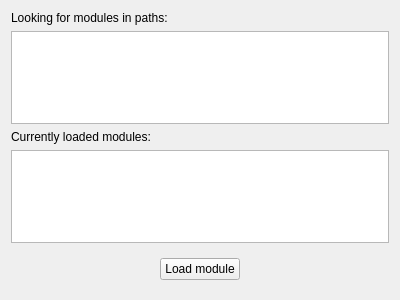
<?xml version="1.0" encoding="UTF-8"?>
<ui version="4.0">
 <comment>
    * Released as open source by NCC Group Plc - http://www.nccgroup.com/
    *
    * Developed by Gabriel Caudrelier, gabriel dot caudrelier at nccgroup dot com
    *
    * https://github.com/nccgroup/pip3line
    *
    * Released under AGPL see LICENSE for more information
  </comment>
 <class>ModulesManagementWidget</class>
 <widget class="QWidget" name="ModulesManagementWidget">
  <property name="geometry">
   <rect>
    <x>0</x>
    <y>0</y>
    <width>400</width>
    <height>300</height>
   </rect>
  </property>
  <property name="windowTitle">
   <string>Form</string>
  </property>
  <layout class="QVBoxLayout" name="verticalLayout">
   <item>
    <widget class="QLabel" name="pathLabel">
     <property name="text">
      <string>Looking for modules in paths: </string>
     </property>
    </widget>
   </item>
   <item>
    <widget class="QListWidget" name="pathListWidget">
     <property name="maximumSize">
      <size>
       <width>16777215</width>
       <height>16777215</height>
      </size>
     </property>
     <property name="editTriggers">
      <set>QAbstractItemView::NoEditTriggers</set>
     </property>
    </widget>
   </item>
   <item>
    <widget class="QLabel" name="loadedLabel">
     <property name="text">
      <string>Currently loaded modules:</string>
     </property>
    </widget>
   </item>
   <item>
    <widget class="QListWidget" name="modulesListWidget">
     <property name="maximumSize">
      <size>
       <width>16777215</width>
       <height>16777215</height>
      </size>
     </property>
     <property name="editTriggers">
      <set>QAbstractItemView::NoEditTriggers</set>
     </property>
    </widget>
   </item>
   <item>
    <widget class="QWidget" name="widget" native="true">
     <layout class="QHBoxLayout" name="horizontalLayout_2">
      <item>
       <widget class="QPushButton" name="loadPushButton">
        <property name="sizePolicy">
         <sizepolicy hsizetype="Maximum" vsizetype="Fixed">
          <horstretch>0</horstretch>
          <verstretch>0</verstretch>
         </sizepolicy>
        </property>
        <property name="text">
         <string>Load module</string>
        </property>
       </widget>
      </item>
     </layout>
    </widget>
   </item>
  </layout>
 </widget>
 <resources/>
 <connections/>
</ui>
